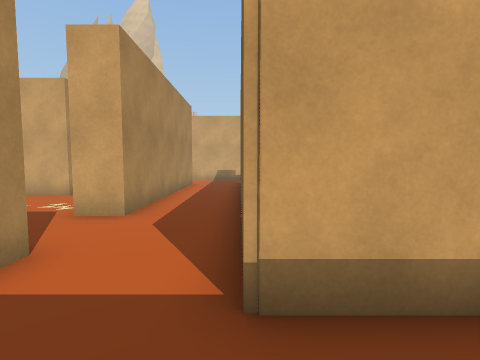
View 1 (above)

18 first-person views from a walk through a scene from a Unity 3-D project. The camera is 1.2 m above the floor, tilts 4° down and sees 85° across. The floor is counted in squares, 1 m on a side. Each view is taken from the middle of a square. On the plan, view 1 faces up. The plan holds only what a view shows up to about 12 squares ahead; the rest is blank. The place goes on beyond the plan.

View 2
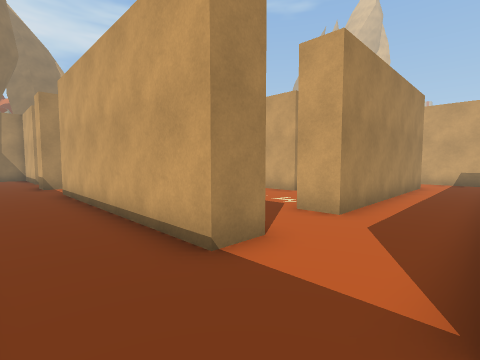

View 3
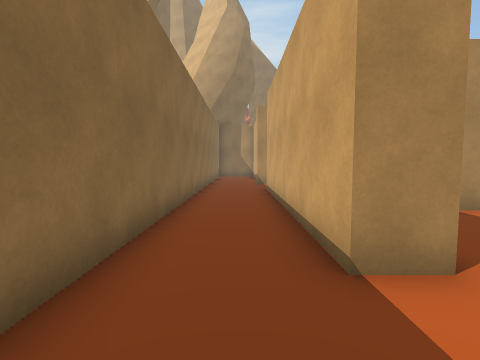

View 4
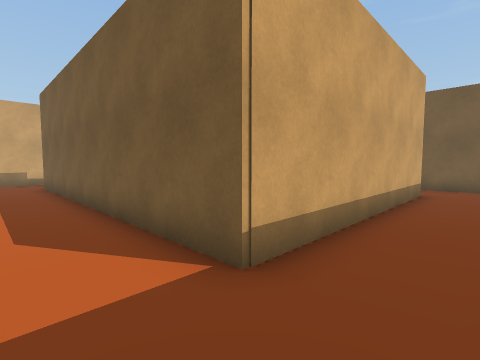

View 5
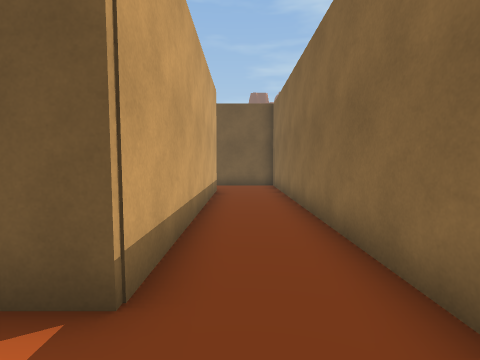

View 6
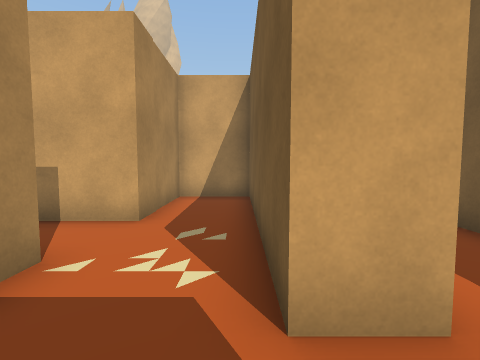

View 7
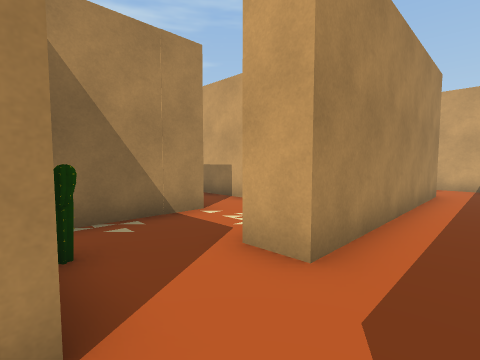

View 8
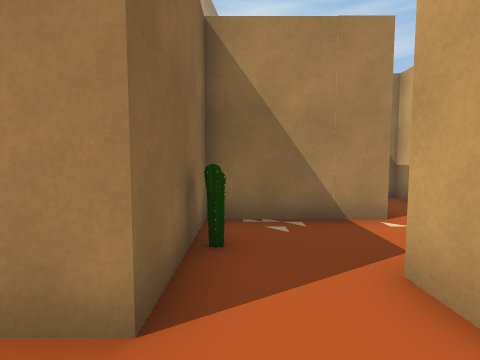

View 9
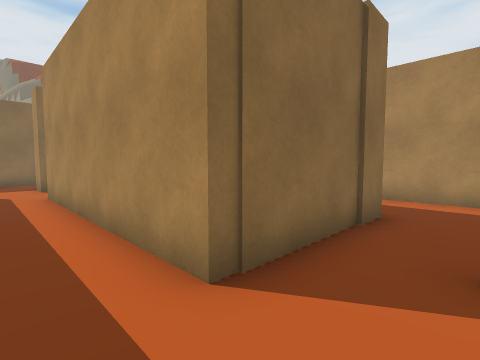

View 10
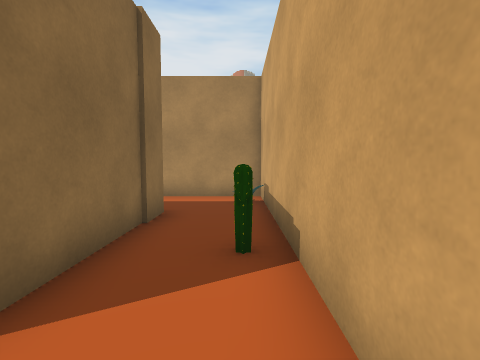

View 11
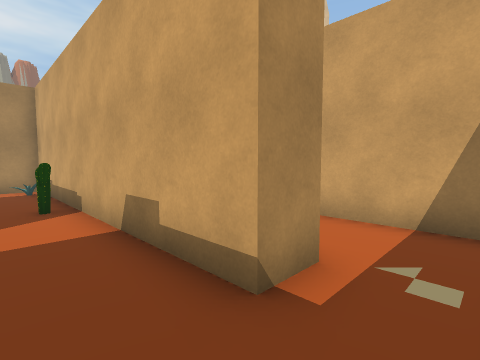

View 12
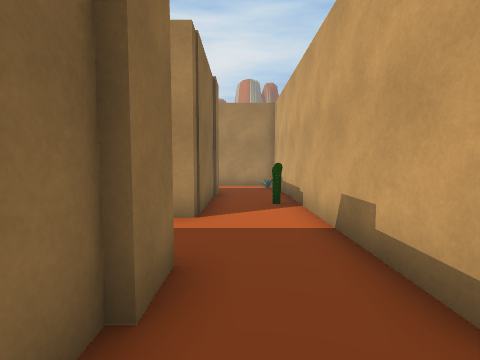

View 13
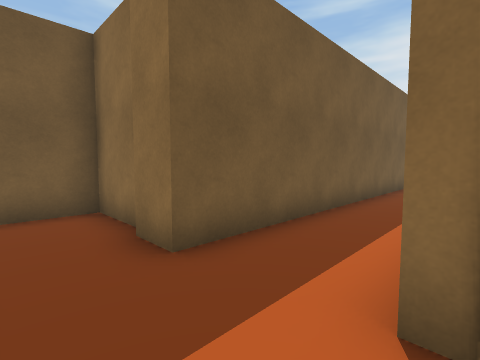

View 14
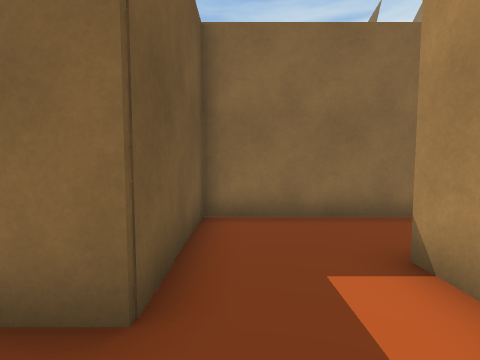

View 15
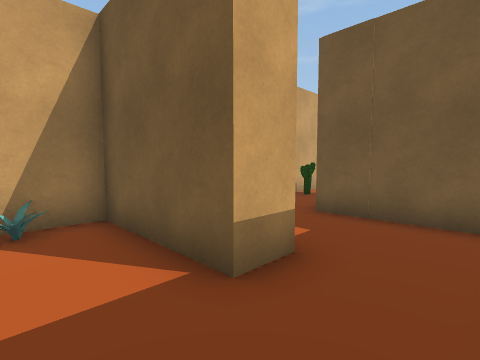

View 16
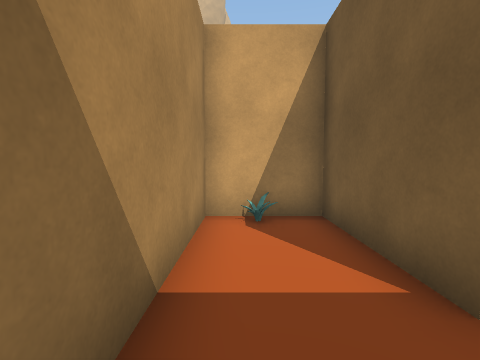

View 17
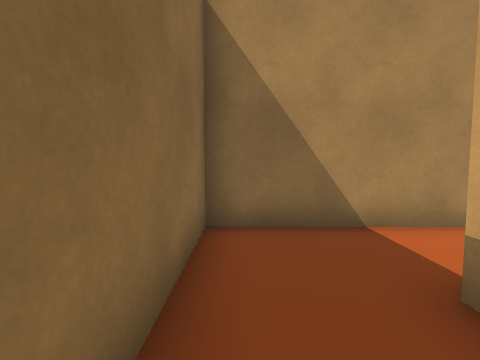

View 18
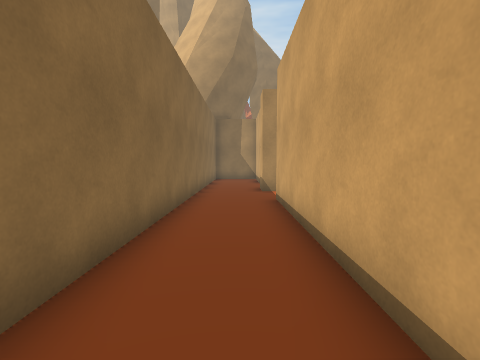

### Floor plan
Ten units are one square. View 1 is at (0, 0); x grows to the right and y downward. Boxes are objects, and circles mark ways between rooms. Rooms are numbered by the first view taken in them; rooms with no view inside come last. Other rooms are left out.
<svg viewBox="-155 -180 273 192">
<path fill="none" stroke="#000" d="M-27 -22 -115 -22M-2 7 99 7M89 -20 0 -20M-138 -20 -148 -20M-150 7 -18 7M113 -5 113 -15M-64 -71 -64 -33 -27 -33M-37 -57 -37 -126M-36 -129 -61 -129 -61 -92 -99 -92M-61 -140 -27 -140 -27 -57 -37 -57M-72 -125 -72 -142 -60 -142M-5 -167 -101 -167 -101 -129M-27 -33 -27 -22M0 -20 0 -142M15 -167 -5 -167M11 -140 37 -140 37 -158M0 -142 12 -142M-101 -129 -112 -129 -112 -167 -138 -167 -138 -104 -94 -104M-94 -104 -72 -104 -72 -125"/>
<rect x="-55" y="-45" width="10" height="10" fill="#bbb"><title>other object</title></rect>
<rect x="-55" y="-165" width="20" height="10" fill="#bbb"><title>other object</title></rect>
<circle cx="-15" cy="-25" r="3" fill="#2a7"/>
<circle cx="-30" cy="-45" r="3" fill="#2a7"/>
<circle cx="5" cy="-155" r="3" fill="#2a7"/>
<circle cx="-85" cy="-135" r="3" fill="#2a7"/>
<circle cx="-105" cy="-115" r="3" fill="#2a7"/>
<text x="-20" y="-10">1</text>
<text x="-50" y="-80">2</text>
<text x="-20" y="-110">3</text>
<text x="10" y="-160">4</text>
<text x="-120" y="-130">5</text>
<text x="-90" y="-120">6</text>
</svg>
Room 1 opens to room 3. Room 2 opens to room 3. Room 3 opens to room 4. Room 3 opens to room 6. Room 5 opens to room 6.

Where each view was taken, in squares from view 1:
view 1: 0 up, 0 right, facing up
view 2: 0 up, 0 right, facing up-left
view 3: 1 up, 0 right, facing left
view 4: 0 up, 2 left, facing up-right
view 5: 1 up, 2 left, facing right
view 6: 4 up, 4 left, facing up
view 7: 3 up, 1 left, facing up-left
view 8: 4 up, 1 left, facing left
view 9: 16 up, 1 left, facing down-left
view 10: 16 up, 1 left, facing left
view 11: 15 up, 3 right, facing up-left
view 12: 15 up, 3 right, facing left
view 13: 16 up, 3 left, facing down-right
view 14: 16 up, 8 left, facing down
view 15: 11 up, 13 left, facing up-right
view 16: 11 up, 13 left, facing up
view 17: 11 up, 9 left, facing left
view 18: 1 up, 3 left, facing left
